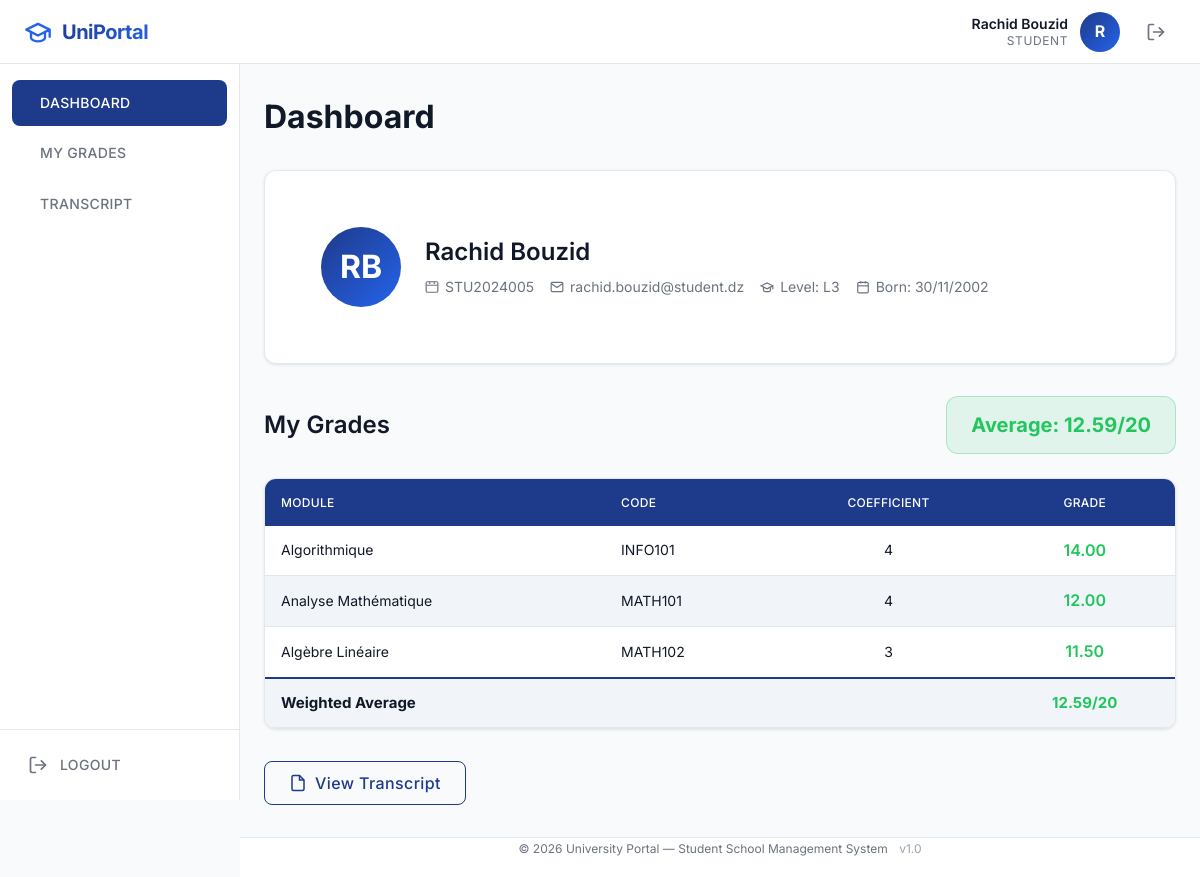
Screenshot of /student/dashboard.php (signed in) with the database file from the repository.
### tables this page shows
CREATE TABLE IF NOT EXISTS students (
    id          INT AUTO_INCREMENT PRIMARY KEY,
    matricule   VARCHAR(20)     NOT NULL UNIQUE,
    first_name  VARCHAR(100)    NOT NULL,
    last_name   VARCHAR(100)    NOT NULL,
    birth_date  DATE            NULL,
    email       VARCHAR(150)    NOT NULL UNIQUE,
    password    VARCHAR(255)    NOT NULL,
    level       VARCHAR(20)     NOT NULL DEFAULT 'L1',
    created_at  TIMESTAMP       DEFAULT CURRENT_TIMESTAMP,
    INDEX idx_student_matricule (matricule),
    INDEX idx_student_email (email),
    INDEX idx_student_level (level)
);

CREATE TABLE IF NOT EXISTS grades (
    id          INT AUTO_INCREMENT PRIMARY KEY,
    student_id  INT             NOT NULL,
    module_id   INT             NOT NULL,
    grade       DECIMAL(5,2)    NOT NULL CHECK (grade >= 0 AND grade <= 20),
    created_at  TIMESTAMP       DEFAULT CURRENT_TIMESTAMP,
    updated_at  TIMESTAMP       DEFAULT CURRENT_TIMESTAMP ON UPDATE CURRENT_TIMESTAMP,
    UNIQUE KEY uk_student_module (student_id, module_id),
    INDEX idx_grade_student (student_id),
    INDEX idx_grade_module (module_id),
    CONSTRAINT fk_grade_student
        FOREIGN KEY (student_id) REFERENCES students(id)
        ON DELETE CASCADE ON UPDATE CASCADE,
    CONSTRAINT fk_grade_module
        FOREIGN KEY (module_id) REFERENCES modules(id)
        ON DELETE CASCADE ON UPDATE CASCADE
);

CREATE TABLE IF NOT EXISTS modules (
    id          INT AUTO_INCREMENT PRIMARY KEY,
    code        VARCHAR(20)     NOT NULL UNIQUE,
    name        VARCHAR(150)    NOT NULL,
    coefficient INT             NOT NULL DEFAULT 1,
    teacher_id  INT             NULL,
    created_at  TIMESTAMP       DEFAULT CURRENT_TIMESTAMP,
    INDEX idx_module_code (code),
    INDEX idx_module_teacher (teacher_id),
    CONSTRAINT fk_module_teacher
        FOREIGN KEY (teacher_id) REFERENCES teachers(id)
        ON DELETE SET NULL ON UPDATE CASCADE
);

### includes/auth.php (called while the page is built, shortened)
<?php
function basePath(): string
{
    $scriptDir = dirname($_SERVER['SCRIPT_NAME']);
    $docRoot = $_SERVER['DOCUMENT_ROOT'];
    $projectRoot = dirname(__DIR__);
    $base = str_replace(str_replace('\\', '/', $docRoot), '', str_replace('\\', '/', $projectRoot));
    return rtrim($base, '/');
}
function e(string $value): string
{
    return htmlspecialchars($value, ENT_QUOTES, 'UTF-8');
}

### student/dashboard.php (the view, shortened to what this page needs)
<?php
require_once __DIR__ . '/../includes/auth.php';
require_once __DIR__ . '/../config/database.php';
$studentId = $_SESSION['user_id'];
$stmt = $pdo->prepare("SELECT * FROM students WHERE id = ?");
$stmt->execute([$studentId]);
$student = $stmt->fetch();
$stmt = $pdo->prepare("
    SELECT g.grade, m.code, m.name AS module_name, m.coefficient
    FROM grades g
    JOIN modules m ON m.id = g.module_id
    WHERE g.student_id = ?
    ORDER BY m.code
");
$stmt->execute([$studentId]);
$grades = $stmt->fetchAll();
$totalWeight = 0;
$totalPoints = 0;
foreach ($grades as $g) {
    $totalPoints += $g['grade'] * $g['coefficient'];
    $totalWeight += $g['coefficient'];
}
$weightedAverage = $totalWeight > 0 ? round($totalPoints / $totalWeight, 2) : 0;
include __DIR__ . '/../includes/header.php';
include __DIR__ . '/../includes/sidebar.php';
?>
<div class="page-header">
    <h1>Dashboard</h1>
</div>
<div class="card mb-32">
    <div class="profile-card">
        <div class="profile-avatar">
            <?php echo strtoupper(substr($student['first_name'], 0, 1) . substr($student['last_name'], 0, 1)); ?>
        </div>
        <div class="profile-info">
            <h2><?php echo e($student['first_name'] . ' ' . $student['last_name']); ?></h2>
            <div class="profile-meta">
                <span>
                    <svg width="14" height="14" viewBox="0 0 24 24" fill="none" stroke="currentColor" stroke-width="2"><rect x="2" y="3" width="20" height="18" rx="2"/><path d="M16 3v4M8 3v4M2 9h20"/></svg>
                    <?php echo e($student['matricule']); ?>
                </span>
                <span>
                    <svg width="14" height="14" viewBox="0 0 24 24" fill="none" stroke="currentColor" stroke-width="2"><path d="M4 4h16c1.1 0 2 .9 2 2v12c0 1.1-.9 2-2 2H4c-1.1 0-2-.9-2-2V6c0-1.1.9-2 2-2z"/><polyline points="22,6 12,13 2,6"/></svg>
                    <?php echo e($student['email']); ?>
                </span>
                <span>
                    <svg width="14" height="14" viewBox="0 0 24 24" fill="none" stroke="currentColor" stroke-width="2"><path d="M22 10v6M2 10l10-5 10 5-10 5z"/><path d="M6 12v5c0 2 4 3 6 3s6-1 6-3v-5"/></svg>
                    Level: <?php echo e($student['level']); ?>
                </span>
                <?php if ($student['birth_date']): ?>
                    <span>
                        <svg width="14" height="14" viewBox="0 0 24 24" fill="none" stroke="currentColor" stroke-width="2"><rect x="3" y="4" width="18" height="18" rx="2" ry="2"/><line x1="16" y1="2" x2="16" y2="6"/><line x1="8" y1="2" x2="8" y2="6"/><line x1="3" y1="10" x2="21" y2="10"/></svg>
                        Born: <?php echo date('d/m/Y', strtotime($student['birth_date'])); ?>
                    </span>
                <?php endif; ?>
            </div>
        </div>
    </div>
</div>
<div class="flex justify-between items-center flex-wrap gap-16 mb-24">
    <h2 style="margin-bottom:0;">My Grades</h2>
    <div class="average-badge <?php echo $weightedAverage >= 10 ? 'pass' : 'fail'; ?>">
        Average: <?php echo $weightedAverage; ?>/20
    </div>
</div>
<div class="table-container">
    <table class="responsive-table">
        <thead>
            <tr>
                <th>Module</th>
                <th>Code</th>
                <th class="text-center">Coefficient</th>
                <th class="text-center">Grade</th>
            </tr>
        </thead>
        <tbody>
            <?php if (empty($grades)): ?>
                <tr><td colspan="4" class="empty-state"><p>No grades available yet.</p></td></tr>
            <?php else: ?>
                <?php foreach ($grades as $g): ?>
                    <tr>
                        <td data-label="Module"><?php echo e($g['module_name']); ?></td>
                        <td data-label="Code"><?php echo e($g['code']); ?></td>
                        <td data-label="Coefficient" class="text-center"><?php echo $g['coefficient']; ?></td>
                        <td data-label="Grade" class="text-center">
                            <span class="grade-value <?php echo $g['grade'] >= 10 ? 'grade-pass' : 'grade-fail'; ?>">
                                <?php echo number_format($g['grade'], 2); ?>
                            </span>
                        </td>
                    </tr>
                <?php endforeach; ?>
                <tr class="total-row">
                    <td colspan="3" data-label=""><strong>Weighted Average</strong></td>
                    <td class="text-center" data-label="Average">
                        <strong class="<?php echo $weightedAverage >= 10 ? 'grade-pass' : 'grade-fail'; ?>">
                            <?php echo $weightedAverage; ?>/20
                        </strong>
                    </td>
                </tr>
            <?php endif; ?>
        </tbody>
    </table>
</div>
<div class="mt-32">
    <a href="<?php echo $base; ?>/student/transcript.php" class="btn btn-secondary">
        <svg width="18" height="18" viewBox="0 0 24 24" fill="none" stroke="currentColor" stroke-width="2"><path d="M14 2H6a2 2 0 0 0-2 2v16a2 2 0 0 0 2 2h12a2 2 0 0 0 2-2V8z"/><polyline points="14 2 14 8 20 8"/></svg>
        View Transcript
    </a>
</div>
<?php include __DIR__ . '/../includes/footer.php'; ?>

### assets/css/style.css (style rules this page uses)
:root { --primary: #1e3a8a; --secondary: #2563eb; --bg: #f8fafc; --text: #111827; --success: #22c55e; --danger: #ef4444; --white: #ffffff; --gray-100: #f1f5f9; --gray-200: #e2e8f0; --gray-400: #9ca3af; --gray-500: #6b7280; --primary-80: rgba(30, 58, 138, 0.8); --header-h: 64px; --sidebar-w: 240px; --footer-h: 40px; --radius: 8px; --radius-lg: 12px; --z-header: 1000; --z-sidebar: 900; --z-modal: 2000; --z-toast: 2500; --shadow-sm: 0 1px 3px rgba(0,0,0,0.1); --shadow-md: 0 4px 12px rgba(0,0,0,0.12); --shadow-lg: 0 10px 30px rgba(0,0,0,0.15); --transition: 0.3s ease; }
*, *::before, *::after { margin: 0; padding: 0; box-sizing: border-box; }
html { font-size: 16px; scroll-behavior: smooth; }
body { font-family: 'Inter', Arial, sans-serif; color: var(--text); background: var(--bg); line-height: 1.6; min-height: 100vh; -webkit-font-smoothing: antialiased; -moz-osx-font-smoothing: grayscale; }
a { color: var(--secondary); text-decoration: none; transition: color var(--transition); }
h1 { font-size: 32px; font-weight: 700; line-height: 1.3; margin-bottom: 16px; }
h2 { font-size: 24px; font-weight: 600; line-height: 1.4; margin-bottom: 12px; }
.page-header { display: flex; align-items: center; justify-content: space-between; flex-wrap: wrap; gap: 16px; margin-bottom: 32px; }
.page-header h1 { margin-bottom: 0; }
.btn { display: inline-flex; align-items: center; justify-content: center; gap: 8px; padding: 12px 24px; border: none; border-radius: var(--radius); font-family: inherit; font-size: 16px; font-weight: 500; letter-spacing: 0.025em; cursor: pointer; transition: all var(--transition); line-height: 1; text-decoration: none; }
.btn-secondary { background: transparent; color: var(--primary); border: 1px solid var(--primary); }
.card { background: var(--white); border: 1px solid var(--gray-200); border-radius: var(--radius-lg); padding: 24px; box-shadow: var(--shadow-sm); transition: box-shadow var(--transition); }
.table-container { background: var(--white); border: 1px solid var(--gray-200); border-radius: var(--radius-lg); overflow: hidden; box-shadow: var(--shadow-sm); }
table { width: 100%; border-collapse: collapse; font-size: 14px; }
thead th { background: var(--primary); color: var(--white); font-weight: 500; text-align: left; padding: 14px 16px; white-space: nowrap; letter-spacing: 0.025em; text-transform: uppercase; font-size: 12px; }
tbody td { padding: 12px 16px; border-bottom: 1px solid var(--gray-200); vertical-align: middle; }
tbody tr:nth-child(even) { background: var(--gray-100); }
.text-center { text-align: center; }
.average-badge { display: inline-flex; align-items: center; gap: 8px; padding: 12px 24px; border-radius: var(--radius-lg); font-size: 20px; font-weight: 700; }
.average-badge.pass { background: rgba(34, 197, 94, 0.1); color: var(--success); border: 1px solid rgba(34, 197, 94, 0.3); }
.profile-card { display: flex; gap: 24px; align-items: center; padding: 32px; }
.profile-avatar { width: 80px; height: 80px; border-radius: 50%; background: linear-gradient(135deg, var(--primary), var(--secondary)); color: var(--white); font-size: 32px; font-weight: 700; display: flex; align-items: center; justify-content: center; flex-shrink: 0; }
.profile-info h2 { margin-bottom: 4px; }
.profile-meta { display: flex; flex-wrap: wrap; gap: 16px; margin-top: 8px; }
.profile-meta span { font-size: 14px; color: var(--gray-500); display: flex; align-items: center; gap: 6px; }
.grade-value { font-weight: 600; font-size: 16px; }
.grade-pass { color: var(--success); }
.total-row td { font-weight: 700 !important; font-size: 15px !important; background: var(--gray-100) !important; border-top: 2px solid var(--primary) !important; }
.mt-32 { margin-top: 32px; }
.mb-24 { margin-bottom: 24px; }
.mb-32 { margin-bottom: 32px; }
.flex { display: flex; }
.flex-wrap { flex-wrap: wrap; }
.items-center { align-items: center; }
.justify-between { justify-content: space-between; }
.gap-16 { gap: 16px; }

### rows the page displays
students: first_name+last_name "RB", first_name+last_name "Rachid Bouzid", matricule "STU2024005", email "rachid.bouzid@student.dz", level "L3", birth_date "30/11/2002"
grades: module.name "Algorithmique", module.code "INFO101", module.coefficient "4", grade "14.00"
grades: module.name "Analyse Mathématique", module.code "MATH101", module.coefficient "4", grade "12.00"
grades: module.name "Algèbre Linéaire", module.code "MATH102", module.coefficient "3", grade "11.50"

### other values shown
$userName "Rachid Bouzid"
$userRole "STUDENT"
substr($userName, 0, 1) "R"
$item['label'] "DASHBOARD"
$item['label'] "MY GRADES"
$item['label'] "TRANSCRIPT"
$weightedAverage "12.59"
